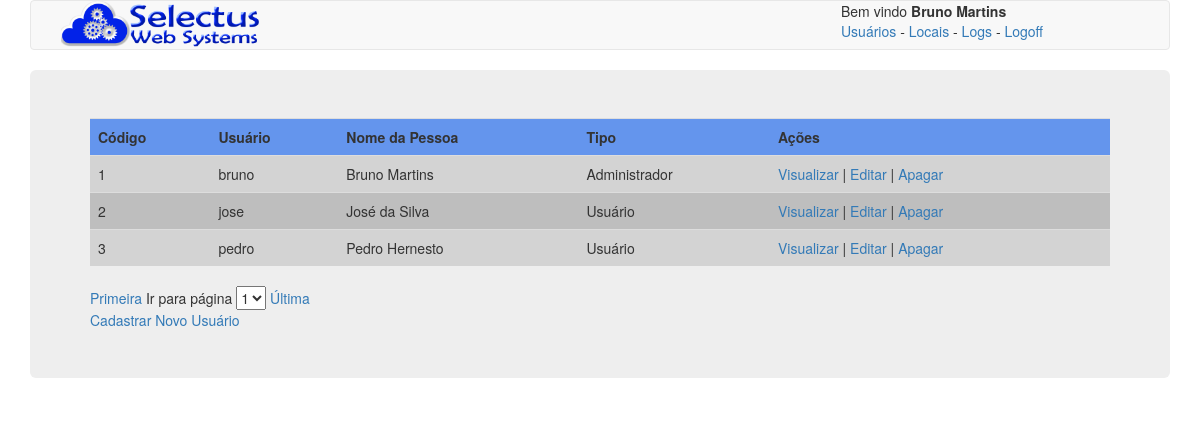
The page /index.php?pag=4 (signed in) on the database as committed earlier.
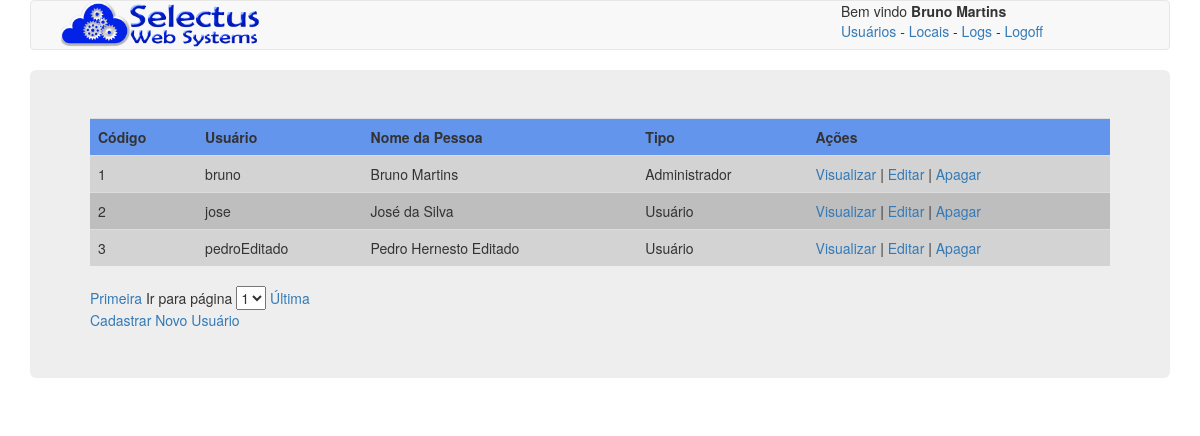
The same page on the database as committed later.
### tables this page shows
CREATE TABLE `pessoa` (
  `id` int(11) NOT NULL,
  `pessoaNome` varchar(45) NOT NULL,
  `pessoaCPF` varchar(14) NOT NULL DEFAULT '999.999.999-99',
  `pessoaNascimento` date NOT NULL,
  `pessoaTelefone` varchar(12) DEFAULT NULL,
  `pessoaCelular` varchar(12) DEFAULT NULL,
  `pessoaRFID` varchar(45) DEFAULT NULL,
  `pessoaLogin` varchar(45) NOT NULL,
  `pessoaSenha` varchar(45) NOT NULL,
  `pessoaEmail` varchar(45) NOT NULL,
  `tipoUsuario_id` int(11) NOT NULL
);

### config/conexao.php (called while the page is built, shortened)
<?php
function busca($conexao, $query) {
    try {
        mysqli_set_charset($conexao, "utf8");
        return mysqli_query($conexao, $query);
    } catch (Exception $e) {
        desconecta($conexao);
        return NULL;
    }
}
?>

### usuarios/listar.php (the view, shortened to what this page needs)
<div class="container">
    <div class="row">
        <table class="table">
            <tbody><tr  style="background-color:#6495ED;">
                    <th>Código</th>
                    <th>Usuário</th>
                    <th>Nome da Pessoa</th>
                    <th>Tipo</th>
                    <th>Ações</th>
                </tr>
                <?php
                $conexao = conecta();
                $tipoUser = $_SESSION['tipoLogado'];
                $id = $_SESSION['idLogado'];
                if ($tipoUser == 1) {
                    $resultado = busca($conexao, "SELECT id, pessoaNome, pessoaLogin, tipoUsuario_id from pessoa");
                } else if ($tipoUser != 1) {
                    $resultado = busca($conexao, "SELECT id, pessoaNome, pessoaLogin, tipoUsuario_id from pessoa where id=$id");
                }
                $total = mysqli_num_rows($resultado);
                $qtdPorPagina = 10;
                $paginas = ceil($total / $qtdPorPagina);
                $pagAtual = isset($_GET['list']) ? $_GET['list'] : 1;
                $i = 0;
                $cor1 = "#D3D3D3;";
                $cor2 = "#BEBEBE;";
                while ($linha = mysqli_fetch_array($resultado)) {
                    ?>
                    <tr style="background-color:<?= $i % 2 == 0 ? $cor1 : $cor2; ?>">
                        <td><?= $linha['id']; ?></td>
                        <td><?= $linha['pessoaLogin']; ?></td>
                        <td><?= $linha['pessoaNome']; ?></td>
                        <td>
                            <?= $linha['tipoUsuario_id'] == 1 ? "Administrador" : "Usuário"; ?>
                        </td>
                        <td>
                            <a  href="index.php?pag=7&id=<?= $linha['id']; ?>" title="Visualizar <?= $linha['pessoaNome']; ?>">Visualizar</a> |
                            <a  href="index.php?pag=8&id=<?= $linha['id']; ?>" title="Editar <?= $linha['pessoaNome']; ?>">Editar</a> |
                            <a  href="usuarios/apagar.php?id=<?= $linha['id']; ?>" title="Apagar <?= $linha['pessoaNome']; ?>">Apagar</a>
                        </td>
                    </tr>
                    <?php
                    $i++;
                }
                ?>
            </tbody>
        </table>
        <?php
        echo "<a href='index.php?pag=4&list=1'>Primeira</a> ";
        $select = " <select name='selecao_lista' id='selecao_lista' onchange=\"direcionar()\">";
        for ($x = 1; $x <= $paginas; $x++) {
            if ($x != $pagAtual)
                $select .="<option value='$x'>$x</option>";
            else
                $select .="<option value='$x' selected >$x</option>";
        }
        $select .="</select>";
        echo "Ir para página " . $select;
        echo " <a href='index.php?pag=4&list=$paginas'>Última</a> ";
        if ($tipoUser == 1)
            echo " <a href='index.php?pag=5'><br>Cadastrar Novo Usuário</a> ";
        ?>
    </div>
</div>

Rows that differ between the two databases and show on the page:
changed pessoa id 3: pessoaLogin "pedro" → "pedroEditado"; pessoaNome "Pedro Hernesto" → "Pedro Hernesto Editado"
